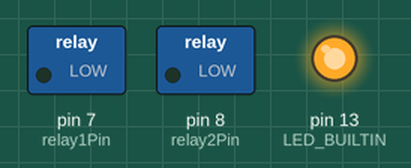
This sketch was run on a simulated Arduino Uno, built with avr-gcc and run on an emulated ATmega328P. Parts: switched loads named in the sketch (green lamp = pin HIGH), output pins drawn as LEDs (lit = HIGH).

Above: at 0.1 s.
Timing chart, 0 to 1.6 s (numbered marks = the images above):
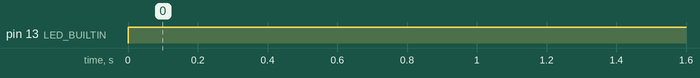

The sketch:

relayTestingOff.ino
```cpp
int relay1Pin = 7;
int relay2Pin = 8;

void setup() {
  // put your setup code here, to run once:
  pinMode(relay1Pin, OUTPUT);
  pinMode(relay2Pin, OUTPUT);
  pinMode(LED_BUILTIN, OUTPUT);
}

void loop() {
  // put your main code here, to run repeatedly:
  // all relays off
  digitalWrite(relay1Pin, LOW);
  digitalWrite(relay2Pin, LOW);
  digitalWrite(LED_BUILTIN, HIGH  );
}
```

Measured:
- by itself, pin 13 (LED_BUILTIN): LOW → HIGH at 0.00 s
